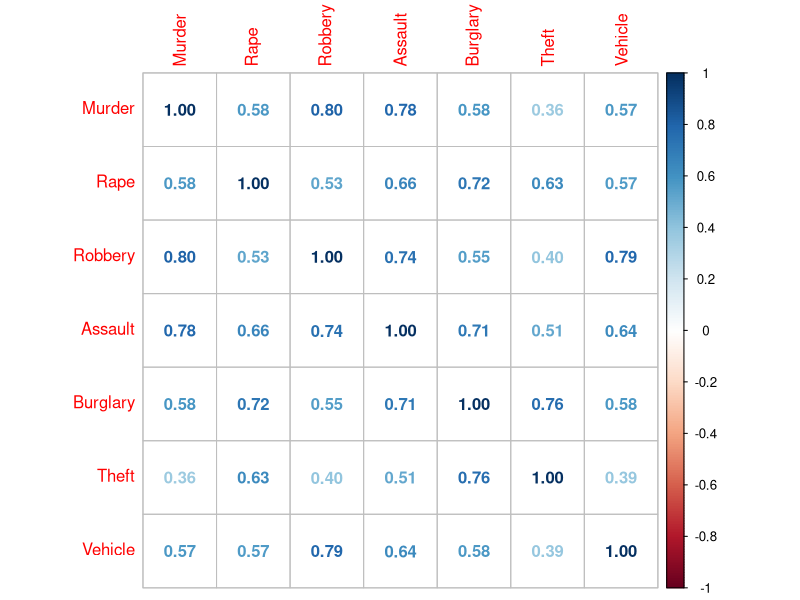
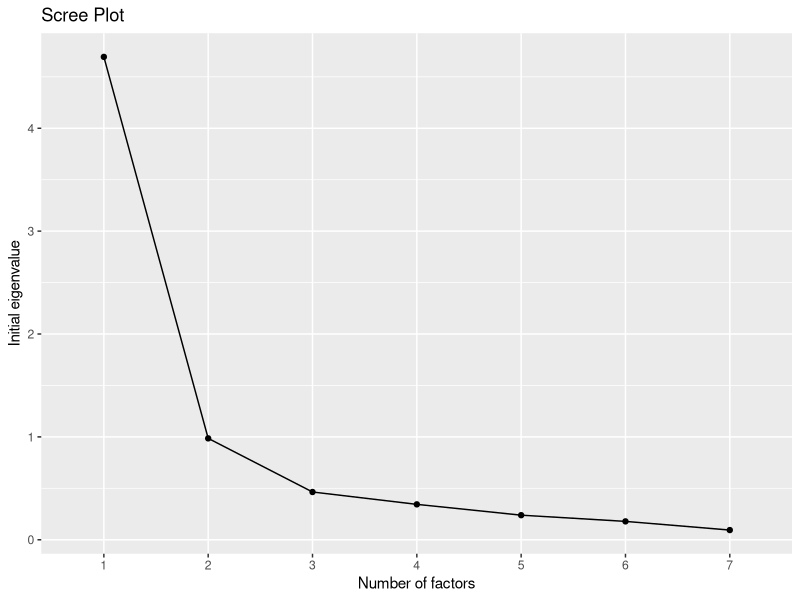
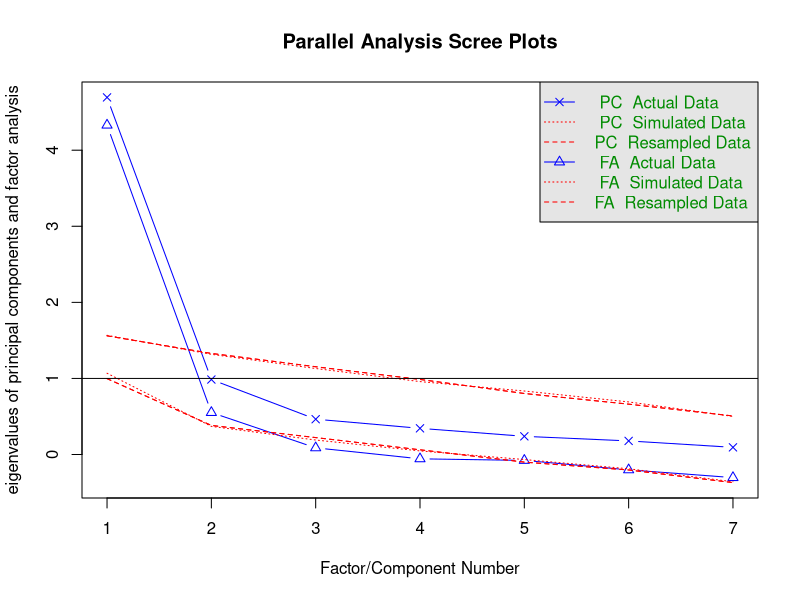
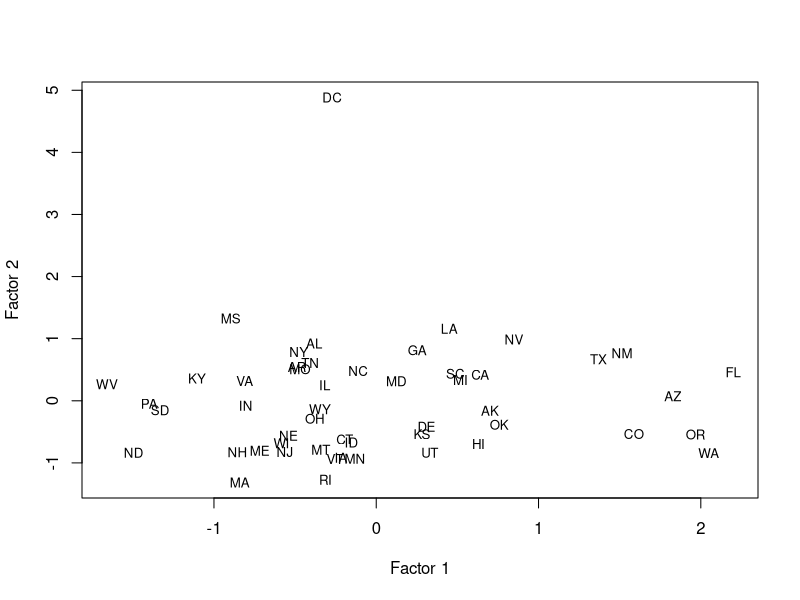
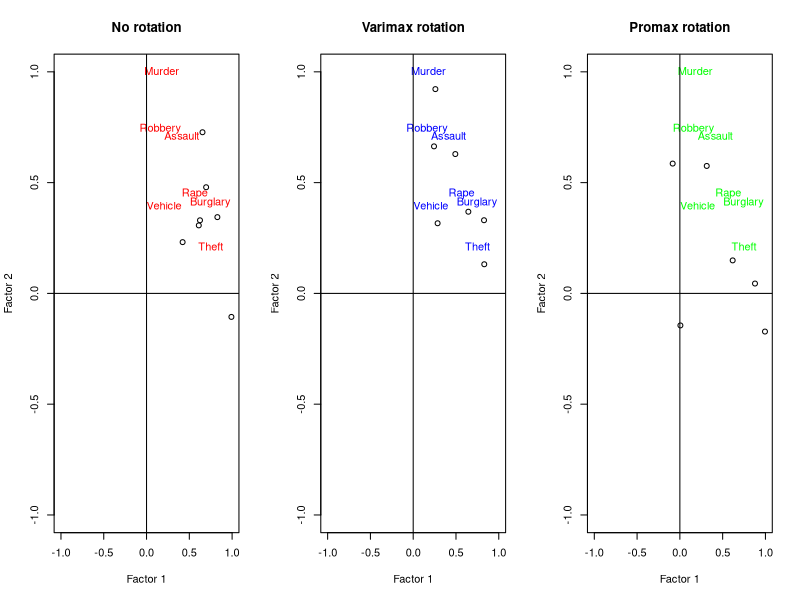
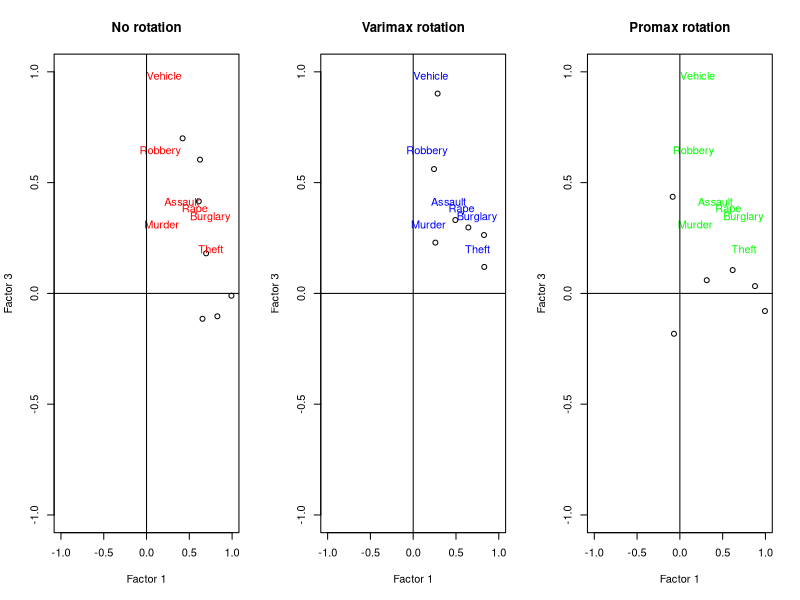
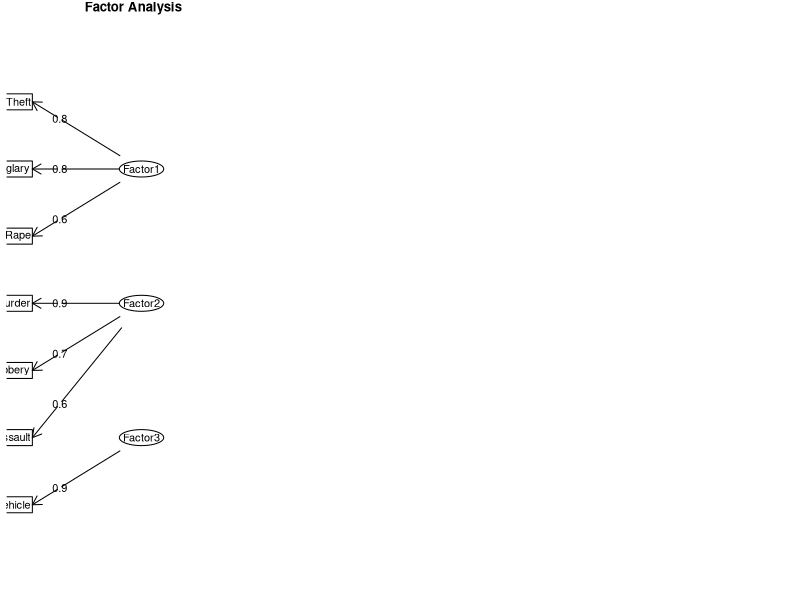

Reproduce these figures in R, in order.
## ---- chunk 1
knitr::opts_chunk$set(echo = TRUE)
library(psych)
library(corrplot)
library(ggplot2)
## ---- chunk 2
crime <- read.csv("crime.csv", header=TRUE, row.names="X")
head(crime)
## ---- chunk 3
KMO(r=cor(crime))
## ---- chunk 4
cor(crime)
## ---- chunk 5
datamatrix <- cor(crime)
corrplot(datamatrix, method="number")
## ---- chunk 6
sapply(1:3, function(f) 
     factanal(crime, factors = f, method ="mle")$PVAL)
## ---- chunk 7
crime.fa <- factanal(crime, factors = 3, method ="mle", scores = c("regression"), rotation = "varimax")
crime.fa
## ---- chunk 8
crime.fa$uniquenesses
## ---- chunk 9
apply(crime.fa$loadings^2,1,sum)
## ---- chunk 10
1 - apply(crime.fa$loadings^2,1,sum)
## ---- chunk 11
Lambda <- crime.fa$loadings
Psi <- diag(crime.fa$uniquenesses)
S <- crime.fa$correlation
Sigma <- Lambda %*% t(Lambda) + Psi
## ---- chunk 12
round(S - Sigma, 6)
## ---- chunk 13
fafitfree <- fa(crime,nfactors = ncol(crime), rotate = "none")
n_factors <- length(fafitfree$e.values)
scree     <- data.frame(
  Factor_n =  as.factor(1:n_factors), 
  Eigenvalue = fafitfree$e.values)
ggplot(scree, aes(x = Factor_n, y = Eigenvalue, group = 1)) + 
  geom_point() + geom_line() +
  xlab("Number of factors") +
  ylab("Initial eigenvalue") +
  labs( title = "Scree Plot")
## ---- chunk 14
parallel <- fa.parallel(crime)
## ---- chunk 15
(scores <- factanal(crime, factors = 3, method = "mle",
                    scores = "regression")$scores)
## ---- chunk 16
cex <- 0.8
plot(scores[,1], scores[,2], type = "n", xlab = "Factor 1", ylab = "Factor 2")
text(scores[,1], scores[,2], abbreviate(rownames(crime), 3), cex = cex)
## ---- chunk 17
life.none <- factanal(crime, factors = 3, rotation = "none")
life.varimax <- factanal(crime, factors = 3, rotation = "varimax")
life.promax <- factanal(crime, factors = 3, rotation = "promax")
## ---- chunk 18
par(mfrow = c(1,3))
plot(life.none$loadings[,1], 
     life.none$loadings[,2],
     xlab = "Factor 1", 
     ylab = "Factor 2", 
     ylim = c(-1,1),
     xlim = c(-1,1),
     main = "No rotation")
text(life.varimax$loadings[,1]-0.08, 
     life.varimax$loadings[,2]+0.08,
      colnames(crime),
      col="red")
abline(h = 0, v = 0)

plot(life.varimax$loadings[,1], 
     life.varimax$loadings[,2],
     xlab = "Factor 1", 
     ylab = "Factor 2", 
     ylim = c(-1,1),
     xlim = c(-1,1),
     main = "Varimax rotation")

text(life.varimax$loadings[,1]-0.08, 
     life.varimax$loadings[,2]+0.08,
      colnames(crime),
      col="blue")
abline(h = 0, v = 0)

plot(life.promax$loadings[,1], 
     life.promax$loadings[,2],
     xlab = "Factor 1", 
     ylab = "Factor 2",
     ylim = c(-1,1),
     xlim = c(-1,1),
     main = "Promax rotation")
text(life.varimax$loadings[,1]-0.08, 
     life.varimax$loadings[,2]+0.08,
      colnames(crime),
      col="green")
abline(h = 0, v = 0)
## ---- chunk 19
par(mfrow = c(1,3))
plot(life.none$loadings[,1], 
     life.none$loadings[,3],
     xlab = "Factor 1", 
     ylab = "Factor 3", 
     ylim = c(-1,1),
     xlim = c(-1,1),
     main = "No rotation")
text(life.varimax$loadings[,1]-0.08, 
     life.varimax$loadings[,3]+0.08,
      colnames(crime),
      col="red")
abline(h = 0, v = 0)

plot(life.varimax$loadings[,1], 
     life.varimax$loadings[,3],
     xlab = "Factor 1", 
     ylab = "Factor 3", 
     ylim = c(-1,1),
     xlim = c(-1,1),
     main = "Varimax rotation")

text(life.varimax$loadings[,1]-0.08, 
     life.varimax$loadings[,3]+0.08,
      colnames(crime),
      col="blue")
abline(h = 0, v = 0)

plot(life.promax$loadings[,1], 
     life.promax$loadings[,3],
     xlab = "Factor 1", 
     ylab = "Factor 3",
     ylim = c(-1,1),
     xlim = c(-1,1),
     main = "Promax rotation")
text(life.varimax$loadings[,1]-0.08, 
     life.varimax$loadings[,3]+0.08,
      colnames(crime),
      col="green")
abline(h = 0, v = 0)
## ---- chunk 20
loads <- crime.fa$loadings
fa.diagram(loads)
